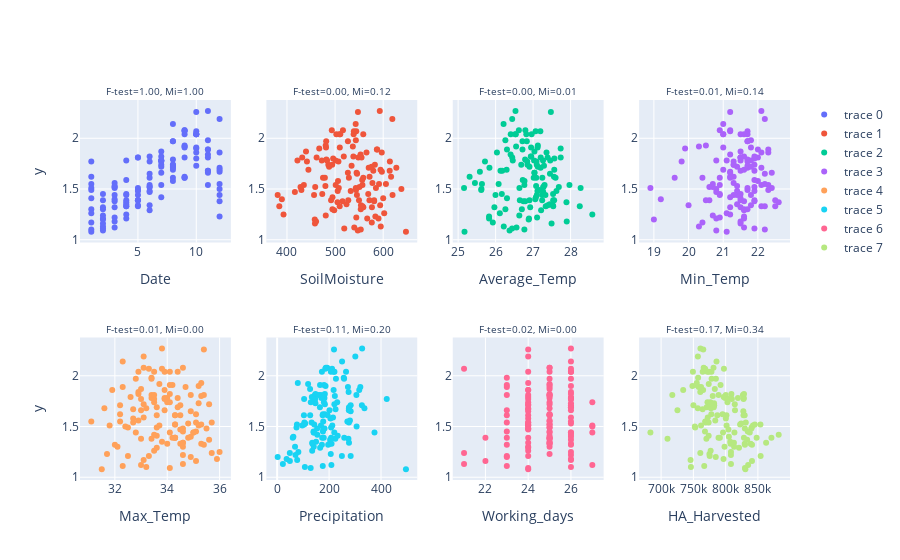

Here is the notebook cell this chart was saved with:
### Markdown cell above
Meaningful correlation observed are: 
 - strong correlation between the date(month) and the FFB yield

---

To further investigate the variables, we will use:
 - F-test to test for the linear dependency of variable against the yield
 - Mutual information for the non-linear dependncies against the yield

### Code cell
from sklearn.feature_selection import f_regression, mutual_info_regression
X= q2.drop(columns=['FFB_Yield'])
y = q2.FFB_Yield
f_test, _ = f_regression(X, y)
f_test /= np.max(f_test)

mi = mutual_info_regression(X, y)
mi /= np.max(mi)

titles_1 =  ["F-test={:.2f}".format(x) for x in f_test]
titles_2 =  [", Mi={:.2f}".format(x) for x in mi]
titles = list(map(str.__add__, titles_1, titles_2))
fig3 = make_subplots(rows = 2, cols=4, subplot_titles=titles)
i = 0
for row in range(2):
	for col in range(4):
		fig3.add_trace(go.Scatter(x=X.iloc[:, i], y=y,mode="markers"), row=row+1, col=col+1)
		fig3.update_xaxes(title_text=X.columns[i],  row=row+1, col=col+1)
		if col == 0:
			fig3.update_yaxes(title_text="y",  row=row+1, col=col+1)
		i += 1
fig3.update_annotations(font_size=10)
fig3.show()

### Figure 1 — Plotly figure (JSON) as saved in the notebook; plotly's stock layout.template omitted (floating-point values rounded to 4 significant figures; data arrays with more than 128 entries replaced by an {"elided": "..."} marker saying what was removed)
{"data": [{"mode": "markers", "type": "scatter", "x": {"elided": "130 int values"}, "xaxis": "x", "y": {"elided": "130 float values"}, "yaxis": "y"}, {"mode": "markers", "type": "scatter", "x": {"elided": "130 float values"}, "xaxis": "x2", "y": {"elided": "130 float values"}, "yaxis": "y2"}, {"mode": "markers", "type": "scatter", "x": {"elided": "130 float values"}, "xaxis": "x3", "y": {"elided": "130 float values"}, "yaxis": "y3"}, {"mode": "markers", "type": "scatter", "x": {"elided": "130 float values"}, "xaxis": "x4", "y": {"elided": "130 float values"}, "yaxis": "y4"}, {"mode": "markers", "type": "scatter", "x": {"elided": "130 float values"}, "xaxis": "x5", "y": {"elided": "130 float values"}, "yaxis": "y5"}, {"mode": "markers", "type": "scatter", "x": {"elided": "130 float values"}, "xaxis": "x6", "y": {"elided": "130 float values"}, "yaxis": "y6"}, {"mode": "markers", "type": "scatter", "x": {"elided": "130 int values"}, "xaxis": "x7", "y": {"elided": "130 float values"}, "yaxis": "y7"}, {"mode": "markers", "type": "scatter", "x": {"elided": "130 float values"}, "xaxis": "x8", "y": {"elided": "130 float values"}, "yaxis": "y8"}], "layout": {"annotations": [{"font": {"size": 10}, "showarrow": false, "text": "F-test=1.00, Mi=1.00", "x": 0.1062, "xanchor": "center", "xref": "paper", "y": 1, "yanchor": "bottom", "yref": "paper"}, {"font": {"size": 10}, "showarrow": false, "text": "F-test=0.00, Mi=0.12", "x": 0.3688, "xanchor": "center", "xref": "paper", "y": 1, "yanchor": "bottom", "yref": "paper"}, {"font": {"size": 10}, "showarrow": false, "text": "F-test=0.00, Mi=0.01", "x": 0.6313, "xanchor": "center", "xref": "paper", "y": 1, "yanchor": "bottom", "yref": "paper"}, {"font": {"size": 10}, "showarrow": false, "text": "F-test=0.01, Mi=0.14", "x": 0.8938, "xanchor": "center", "xref": "paper", "y": 1, "yanchor": "bottom", "yref": "paper"}, {"font": {"size": 10}, "showarrow": false, "text": "F-test=0.01, Mi=0.00", "x": 0.1062, "xanchor": "center", "xref": "paper", "y": 0.375, "yanchor": "bottom", "yref": "paper"}, {"font": {"size": 10}, "showarrow": false, "text": "F-test=0.11, Mi=0.20", "x": 0.3688, "xanchor": "center", "xref": "paper", "y": 0.375, "yanchor": "bottom", "yref": "paper"}, {"font": {"size": 10}, "showarrow": false, "text": "F-test=0.02, Mi=0.00", "x": 0.6313, "xanchor": "center", "xref": "paper", "y": 0.375, "yanchor": "bottom", "yref": "paper"}, {"font": {"size": 10}, "showarrow": false, "text": "F-test=0.17, Mi=0.34", "x": 0.8938, "xanchor": "center", "xref": "paper", "y": 0.375, "yanchor": "bottom", "yref": "paper"}], "xaxis": {"anchor": "y", "domain": [0, 0.2125], "title": {"text": "Date"}}, "xaxis2": {"anchor": "y2", "domain": [0.2625, 0.475], "title": {"text": "SoilMoisture"}}, "xaxis3": {"anchor": "y3", "domain": [0.525, 0.7375], "title": {"text": "Average_Temp"}}, "xaxis4": {"anchor": "y4", "domain": [0.7875, 1], "title": {"text": "Min_Temp"}}, "xaxis5": {"anchor": "y5", "domain": [0, 0.2125], "title": {"text": "Max_Temp"}}, "xaxis6": {"anchor": "y6", "domain": [0.2625, 0.475], "title": {"text": "Precipitation"}}, "xaxis7": {"anchor": "y7", "domain": [0.525, 0.7375], "title": {"text": "Working_days"}}, "xaxis8": {"anchor": "y8", "domain": [0.7875, 1], "title": {"text": "HA_Harvested"}}, "yaxis": {"anchor": "x", "domain": [0.625, 1], "title": {"text": "y"}}, "yaxis2": {"anchor": "x2", "domain": [0.625, 1]}, "yaxis3": {"anchor": "x3", "domain": [0.625, 1]}, "yaxis4": {"anchor": "x4", "domain": [0.625, 1]}, "yaxis5": {"anchor": "x5", "domain": [0, 0.375], "title": {"text": "y"}}, "yaxis6": {"anchor": "x6", "domain": [0, 0.375]}, "yaxis7": {"anchor": "x7", "domain": [0, 0.375]}, "yaxis8": {"anchor": "x8", "domain": [0, 0.375]}}}
